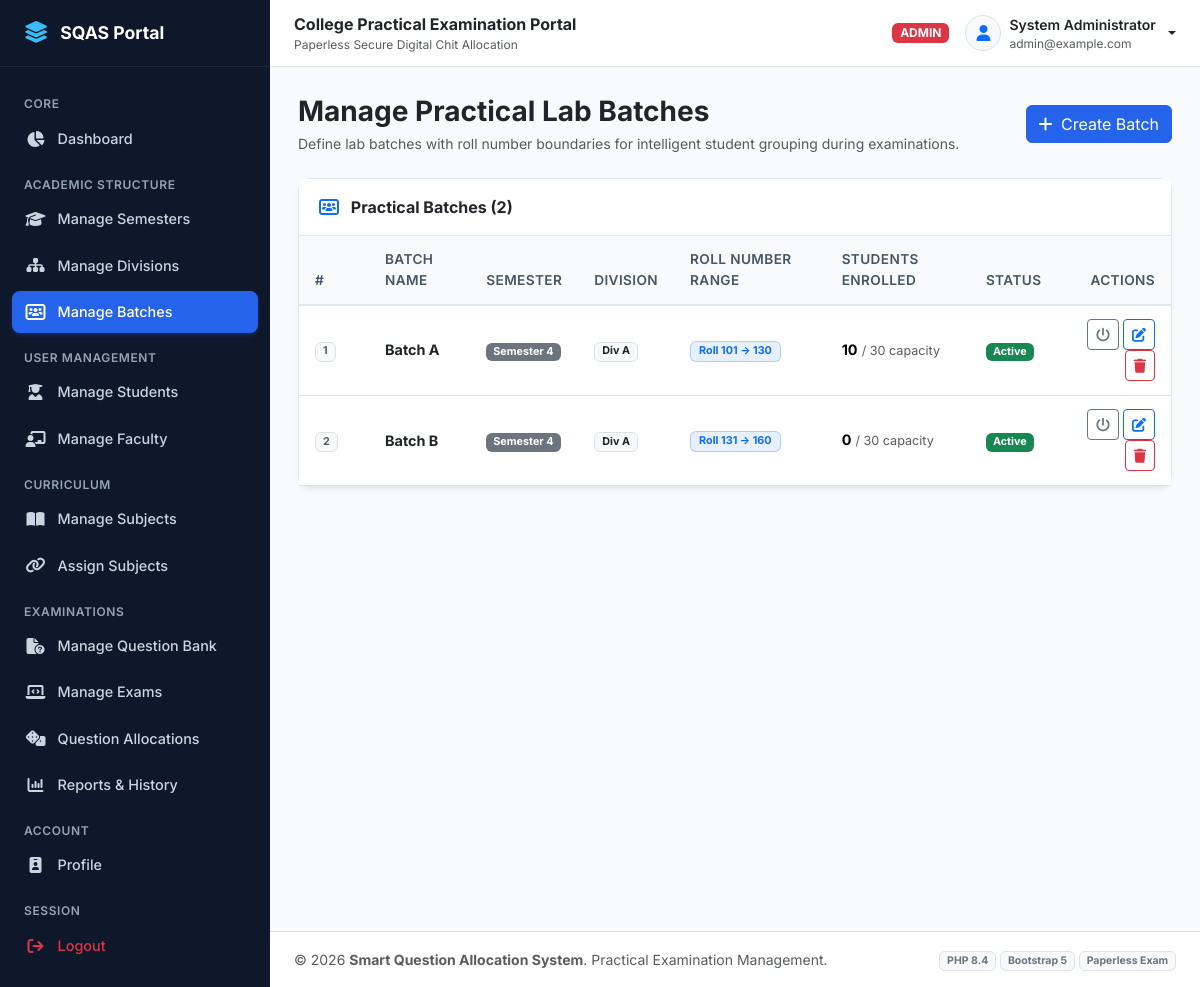
/admin/batches.php (signed in), run on the app's committed database.
### tables this page shows
CREATE TABLE `batches` (
  `batch_id` INT AUTO_INCREMENT PRIMARY KEY,
  `batch_name` VARCHAR(50) NOT NULL,
  `semester_id` INT NOT NULL,
  `division_id` INT NOT NULL,
  `start_roll_no` INT NOT NULL,
  `end_roll_no` INT NOT NULL,
  `status` ENUM('active', 'inactive') NOT NULL DEFAULT 'active',
  `created_at` TIMESTAMP DEFAULT CURRENT_TIMESTAMP,
  INDEX `idx_batch_sem_div` (`semester_id`, `division_id`),
  FOREIGN KEY (`semester_id`) REFERENCES `semesters`(`semester_id`) ON DELETE CASCADE,
  FOREIGN KEY (`division_id`) REFERENCES `divisions`(`division_id`) ON DELETE CASCADE
);

CREATE TABLE `semesters` (
  `semester_id` INT AUTO_INCREMENT PRIMARY KEY,
  `semester_name` VARCHAR(50) NOT NULL,
  `semester_code` VARCHAR(20) NOT NULL UNIQUE,
  `status` ENUM('active', 'inactive') NOT NULL DEFAULT 'active',
  `created_at` TIMESTAMP DEFAULT CURRENT_TIMESTAMP
);

CREATE TABLE `divisions` (
  `division_id` INT AUTO_INCREMENT PRIMARY KEY,
  `division_name` VARCHAR(20) NOT NULL UNIQUE,
  `status` ENUM('active', 'inactive') NOT NULL DEFAULT 'active',
  `created_at` TIMESTAMP DEFAULT CURRENT_TIMESTAMP
);

### admin/batches.php (the view, shortened to what this page needs)
<?php
require_once __DIR__ . '/../includes/functions.php';
$batches = $pdo->query("
    SELECT b.*, sem.semester_name, sem.semester_code, d.division_name,
           (SELECT COUNT(*) FROM students s WHERE s.batch_id = b.batch_id) as enrolled_students
    FROM batches b
    JOIN semesters sem ON b.semester_id = sem.semester_id
    JOIN divisions d ON b.division_id = d.division_id
    ORDER BY sem.semester_id ASC, d.division_name ASC, b.start_roll_no ASC
")->fetchAll();
include __DIR__ . '/../includes/header.php';
?>
<div class="d-flex justify-content-between align-items-center mb-4 flex-wrap gap-2">
    <div>
        <h3 class="fw-bold text-dark mb-1">Manage Practical Lab Batches</h3>
        <p class="text-muted small mb-0">Define lab batches with roll number boundaries for intelligent student grouping during examinations.</p>
    </div>
    <button class="btn btn-primary" data-bs-toggle="modal" data-bs-target="#addBatchModal">
        <i class="fa-solid fa-plus me-1"></i> Create Batch
    </button>
</div>
<div class="card">
    <div class="card-header bg-white d-flex justify-content-between align-items-center">
        <span class="fw-bold text-dark"><i class="fa-solid fa-users-rectangle me-2 text-primary"></i> Practical Batches (<?= count($batches) ?>)</span>
    </div>
    <div class="card-body p-0">
        <div class="table-responsive">
            <table class="table table-hover align-middle mb-0">
                <thead>
                    <tr>
                        <th style="width: 70px;">#</th>
                        <th>Batch Name</th>
                        <th>Semester</th>
                        <th>Division</th>
                        <th>Roll Number Range</th>
                        <th>Students Enrolled</th>
                        <th>Status</th>
                        <th class="text-end">Actions</th>
                    </tr>
                </thead>
                <tbody>
                    <?php if (empty($batches)): ?>
                        <tr><td colspan="8" class="text-center text-muted py-4">No batches created yet. Click "Create Batch" to define one.</td></tr>
                    <?php else: ?>
                        <?php foreach ($batches as $idx => $batch): ?>
                            <tr>
                                <td><span class="badge bg-light text-muted border"><?= $idx + 1 ?></span></td>
                                <td class="fw-bold text-dark"><?= e($batch['batch_name']) ?></td>
                                <td><span class="badge bg-secondary"><?= e($batch['semester_name']) ?></span></td>
                                <td><span class="badge bg-light text-dark border">Div <?= e($batch['division_name']) ?></span></td>
                                <td>
                                    <span class="badge bg-primary bg-opacity-10 text-primary border border-primary border-opacity-25 px-2 py-1">
                                        Roll <?= $batch['start_roll_no'] ?> &rarr; <?= $batch['end_roll_no'] ?>
                                    </span>
                                </td>
                                <td>
                                    <strong><?= $batch['enrolled_students'] ?></strong>
                                    <span class="text-muted small">/ <?= ($batch['end_roll_no'] - $batch['start_roll_no'] + 1) ?> capacity</span>
                                </td>
                                <td><?= status_badge($batch['status']) ?></td>
                                <td class="text-end">
                                    <a href="batches.php?action=toggle&id=<?= $batch['batch_id'] ?>" class="btn btn-sm btn-outline-secondary" title="Toggle Status">
                                        <i class="fa-solid fa-power-off"></i>
                                    </a>
                                    <button class="btn btn-sm btn-outline-primary" data-bs-toggle="modal" data-bs-target="#editBatchModal<?= $batch['batch_id'] ?>" title="Edit">
                                        <i class="fa-solid fa-pen-to-square"></i>
                                    </button>
                                    <a href="batches.php?action=delete&id=<?= $batch['batch_id'] ?>" class="btn btn-sm btn-outline-danger" data-confirm="Are you sure you want to delete <?= e($batch['batch_name']) ?>?" title="Delete">
                                        <i class="fa-solid fa-trash"></i>
                                    </a>
                                </td>
                            </tr>
                        <?php endforeach; ?>
                    <?php endif; ?>
                </tbody>
            </table>
        </div>
    </div>
</div>
<?php include __DIR__ . '/../includes/footer.php'; ?>

### includes/functions.php (shortened to what this page needs)
<?php
function e($string) {
    return htmlspecialchars((string)$string, ENT_QUOTES, 'UTF-8');
}
function status_badge($status) {
    $status = strtolower($status);
    $map = [
        'active'     => ['class' => 'bg-success', 'text' => 'Active'],
        'inactive'   => ['class' => 'bg-secondary', 'text' => 'Inactive'],
        'scheduled'  => ['class' => 'bg-info text-dark', 'text' => 'Scheduled'],
        'running'    => ['class' => 'bg-warning text-dark', 'text' => 'Running'],
        'completed'  => ['class' => 'bg-primary', 'text' => 'Completed'],
        'cancelled'  => ['class' => 'bg-danger', 'text' => 'Cancelled'],
        'draft'      => ['class' => 'bg-secondary', 'text' => 'Draft'],
        'allocated'  => ['class' => 'bg-info text-dark', 'text' => 'Allocated'],
        'submitted'  => ['class' => 'bg-success', 'text' => 'Submitted'],
        'absent'     => ['class' => 'bg-danger', 'text' => 'Absent']
    ];
    $item = $map[$status] ?? ['class' => 'bg-secondary', 'text' => ucfirst($status)];
    return '<span class="badge ' . $item['class'] . '">' . $item['text'] . '</span>';
}

### assets/css/style.css (style rules this page uses)
:root { --primary-navy: #0f2744; --primary-blue: #1e40af; --primary-accent: #2563eb; --primary-hover: #1d4ed8; --bg-slate: #f8fafc; --bg-sidebar: #0f172a; --bg-sidebar-hover: #1e293b; --text-dark: #1e293b; --text-muted: #64748b; --border-light: #e2e8f0; --card-shadow: 0 4px 6px -1px rgba(0, 0, 0, 0.05), 0 2px 4px -2px rgba(0, 0, 0, 0.05); --card-hover-shadow: 0 10px 15px -3px rgba(0, 0, 0, 0.08), 0 4px 6px -4px rgba(0, 0, 0, 0.05); }
body { font-family: 'Inter', system-ui, -apple-system, BlinkMacSystemFont, "Segoe UI", Roboto, sans-serif; background-color: var(--bg-slate); color: var(--text-dark); min-height: 100vh; display: flex; flex-direction: column; }
.card { border: 1px solid var(--border-light); border-radius: 0.75rem; box-shadow: var(--card-shadow); transition: box-shadow 0.2s ease, transform 0.2s ease; background-color: #ffffff; }
.card-header { background-color: #ffffff; border-bottom: 1px solid var(--border-light); font-weight: 600; padding: 1rem 1.25rem; }
.table thead th { background-color: #f8fafc; color: #475569; font-weight: 600; font-size: 0.85rem; text-transform: uppercase; letter-spacing: 0.03em; border-bottom: 2px solid var(--border-light); padding: 0.85rem 1rem; }
.table tbody td { padding: 0.85rem 1rem; vertical-align: middle; font-size: 0.9rem; }
.btn-primary { background-color: var(--primary-accent); border-color: var(--primary-accent); }

### data on the page
batches: batch_name "Batch A", semester.semester_name "Semester 4", division.division_name "A", start_roll_no "101", end_roll_no "130", enrolled_students "10", $batch['end_roll_no'] - $batch['start_roll_no'] + 1 "30", status "Active"
batches: batch_name "Batch B", semester.semester_name "Semester 4", division.division_name "A", start_roll_no "131", end_roll_no "160", enrolled_students "0", $batch['end_roll_no'] - $batch['start_roll_no'] + 1 "30", status "Active"

### other printed values
$currentUser['role'] "ADMIN"
$currentUser['name'] "System Administrator"
$currentUser['email'] "admin@example.com"
count($batches) "2"
APP_NAME "Smart Question Allocation System"
PHP_MAJOR_VERSION "8"
PHP_MINOR_VERSION "4"
